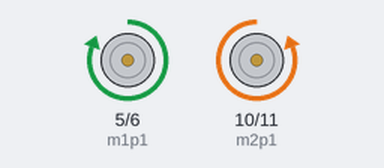
This sketch was run on a simulated Arduino Uno, built with avr-gcc and run on an emulated ATmega328P. On the bench: motor-driver pin pairs drawn as motors (green arrow = first pin HIGH = forward, orange = second pin HIGH = backward, longer = more drive).

Above: at 3.5 s.
At 19.2 s:
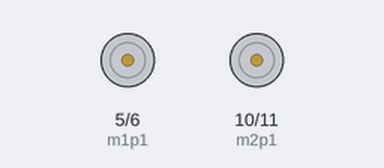
At 30.2 s:
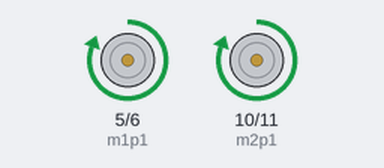
At 49.1 s:
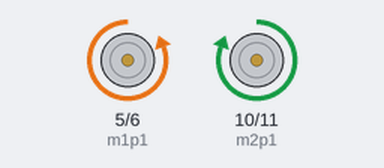
Timing chart, 0 to 52.3 s (numbered marks = the images above):
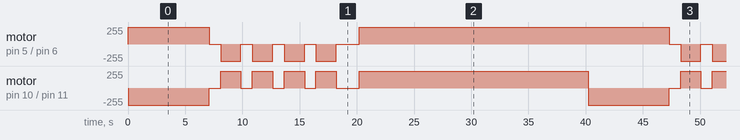

Measured:
- by itself, motor on pin 5 (m1p1) / pin 6 (m1p2): repeats every 40.2 s: 4 × (stopped 1.0 s, backward 255/255 1.8 s), stopped 2.0 s, forward 255/255 27.1 s
- by itself, motor on pin 10 (m2p1) / pin 11 (m2p2): repeats every 40.2 s: 4 × (stopped 1.0 s, forward 255/255 1.8 s), stopped 2.0 s, forward 255/255 20.0 s, backward 255/255 7.1 s

The sketch:

proj1.ino
```cpp
// Time it takes to do a 180
#define half 7100

// Pins controlling wheel 1
int m1p1 = 5;  // Forward
int m1p2 = 6;  // Backward
// Pins controlling wheel 2
int m2p1 = 10;  // Forward
int m2p2 = 11;  // Backward

// The speed the wheels will turn at, between 0 and 255
int speed = 255;

// the setup function runs once when you press reset or power the board
void setup() {
  pinMode(m1p1, OUTPUT);
  pinMode(m1p2, OUTPUT);
  pinMode(m2p1, OUTPUT);
  pinMode(m2p2, OUTPUT);
}

// the loop function runs over and over again forever
void loop() {

  // TODO: Get correct order of moves, fine-tune speed and timing

  //180 degree turn

  reverse();
  delay (half);
  halt();
  delay(1000);
  right();
  delay(half/4);
  halt();
  delay(1000);
  right();
  delay(half/4);
  halt();
  delay(1000);
  right();
  delay(half/4);
  halt();
  delay(1000);
  right();
  delay(half/4);
  halt();

  delay (2000);

  forward();

  delay(20000);

}

// Sets the motors moving forward
void forward() {
  analogWrite(m1p1, speed);
  analogWrite(m1p2, LOW);
  analogWrite(m2p1, speed);
  analogWrite(m2p2, LOW);
}

// Sets the motors moving backward
void reverse() {
  analogWrite(m1p1, speed);
  analogWrite(m1p2, LOW);
  analogWrite(m2p1, LOW);
  analogWrite(m2p2, speed);
}

// Turn right
void right() {
  analogWrite(m1p1, LOW);
  analogWrite(m1p2, speed);
  analogWrite(m2p1, speed);
  analogWrite(m2p2, LOW);
}

// Turn left
void left() {
  analogWrite(m1p1, LOW);
  analogWrite(m1p2, speed);
  analogWrite(m2p1, LOW);
  analogWrite(m2p2, speed);
}

void halt() {
  analogWrite(m1p1, LOW);
  analogWrite(m1p2, LOW);
  analogWrite(m2p1, speed);
  analogWrite(m2p2, speed);
}
```
